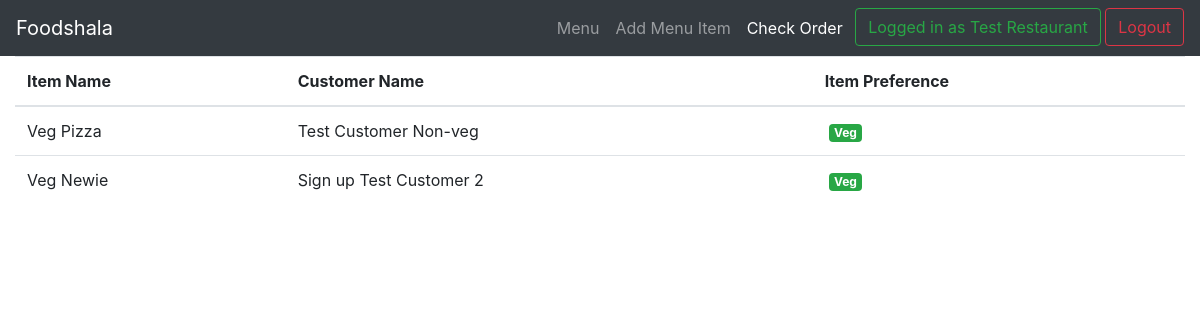
The app's page /orders.php (signed in) with its own data.
### tables this page shows
CREATE TABLE `menu` (
  `itemId` int(10) NOT NULL,
  `itemName` varchar(128) NOT NULL,
  `itemDescription` varchar(255) NOT NULL,
  `itemRestaurantId` int(11) NOT NULL,
  `itemPreference` enum('Veg','NonVeg') DEFAULT NULL
);

CREATE TABLE `users` (
  `userId` int(10) NOT NULL,
  `userName` varchar(128) NOT NULL,
  `userType` enum('Customer','Restaurant') DEFAULT 'Customer',
  `userEmail` varchar(128) NOT NULL,
  `userPassword` varchar(128) NOT NULL,
  `userPreference` enum('Veg','NonVeg') DEFAULT NULL
);

### orders.php (the view, shortened to what this page needs)
<?php
$logged_in = false;
$disabled = '';
if (isset($_SESSION['name']) ) {
    $logged_in = true;
}
else{
    die("ACCESS DENIED");
    header("Location: index.php");
    return;
}
$servername = "localhost";
$username = "root";
$password = "root";
$dbname = "foodshala";
$restaurantId = $_SESSION['id'];
try {
    $conn = new PDO("mysql:host=$servername;dbname=$dbname", $username, $password);
    $conn->setAttribute(PDO::ATTR_ERRMODE, PDO::ERRMODE_EXCEPTION);
    $stmt = $conn->prepare("SELECT menu.itemName, users.userName, menu.itemPreference FROM menu, users, orders WHERE orders.customerId=users.userId AND orders.itemId=menu.itemId AND menu.itemRestaurantId=$restaurantId");
    $stmt->execute();
}
catch(PDOException $e) {
  echo "Error: " . $e->getMessage();
}
?>
<!DOCTYPE html>
<html lang="en">
    <head>
        <link rel="stylesheet" href="https://stackpath.bootstrapcdn.com/bootstrap/4.5.0/css/bootstrap.min.css">
    </head>
    <body>
        <nav class="navbar navbar-expand-lg navbar-dark bg-dark">
            <a class="navbar-brand" href="#">Foodshala</a>
            <div class="collapse navbar-collapse" id="navbarSupportedContent">
                <ul class="navbar-nav ml-auto">
                    <li class="nav-item">
                        <a class="nav-link" href="index.php">Menu<span class="sr-only">(current)</span></a>
                    </li>
                    <li class="nav-item">
                        <a class="nav-link <?php echo $disabled;?>" href="addMenuItem.php" >Add Menu Item</a>
                    </li>
                    <li class="nav-item active">
                        <a class="nav-link <?php echo $disabled;?>" href="#" >Check Order</a>
                    </li>
                    <?php if($logged_in == false){
                    echo '<li class="nav-item">';
                        echo '<a class="btn btn-outline-success" href="login.php" role="button">Login</a>';
                    echo '</li>';}
                    else {
                        echo '<li class="nav-item">';
                            echo '<a class="btn btn-outline-success" href="#" role="button">Logged in as '.$_SESSION['name'].'</a>';
                        echo '</li>';}
                    ?>
                    <?php if($logged_in == false){}
                    else {
                    echo '<li class="nav-item">';
                        echo '<a class="btn btn-outline-danger" href="logout.php" role="button">Logout</a>';
                    echo '</li>';}
                    ?>
                </ul>
            </div>
        </nav>
        <div class="container-fluid">
            <?php
            echo '<table class="table">
            <thead>
              <tr>
                <th scope="col">Item Name</th>
                <th scope="col">Customer Name</th>
                <th scope="col">Item Preference</th>
              </tr>
            </thead>
            <tbody>';
            while ($row = $stmt->fetch()) {
                echo '<tr>';
                    echo '<td>'.$row['itemName'];
                    echo '</td>';
                    echo '<td>'.$row['userName'];
                    echo '</td>';
                    echo '<td>';
                    if($row['itemPreference']=='Veg')
                    {
                        echo '&nbsp;<span class="badge badge-success">Veg</span>';
                    }
                    else {
                        echo '&nbsp;<span class="badge badge-danger">non-Veg</span>';
                    }
                    echo '</td>';
                    echo '</tr>';
                }
            echo '</tbody>';
            echo '</table>';
            ?>
        </div>
        <br>
    </body>
</html>

### records on screen
menu: itemName "Veg Pizza", users.userName "Test Customer Non-veg", itemPreference "Veg"
menu: itemName "Veg Newie", users.userName "Sign up Test Customer 2", itemPreference "Veg"

### other values on screen
$_SESSION['name'] "Test Restaurant"
